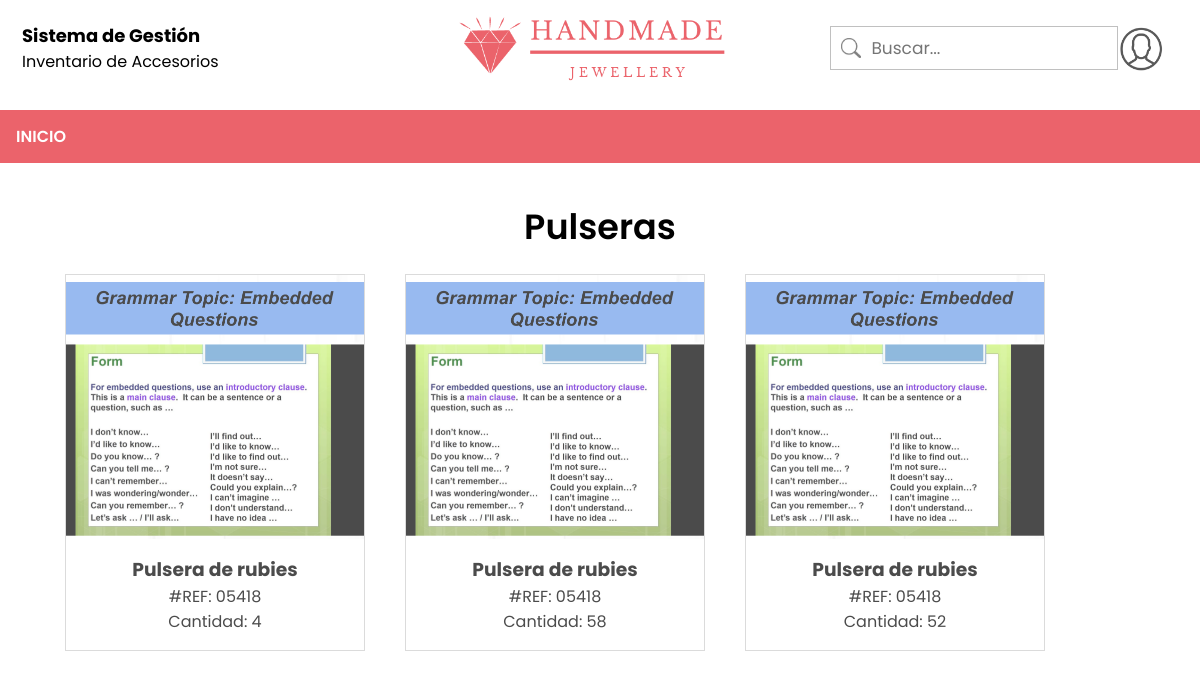
Page /usuario/ver_pulseras (signed in) on the committed database.
### tables this page shows
CREATE TABLE accesorio (id INTEGER PRIMARY KEY AUTOINCREMENT, referencia VARCHAR NOT NULL, nombre VARCHAR NOT NULL, cantidad INTEGER NOT NULL, imagen VARCHAR NOT NULL, estado VARCHAR, tipo_accesorio VARCHAR NOT NULL);

### app.py (the view)
@app.route('/usuario/ver_pulseras')
def ver_pulseras():
    try:
        if session['rol'] == 0:
            db = get_db()
            tipo = 'Pulseras'
            accesorioto = db.execute('SELECT * FROM accesorio WHERE tipo_accesorio = ? AND estado = ?', (tipo, "Activo")).fetchall()
            return render_template("ver_pulseras.html", accesorioto=accesorioto)
        elif session['rol'] == 1:
            return redirect(url_for("inicio_administrador"))
    except:
        return redirect(url_for("logout"))

### db.py (called while the page is built)
def get_db():
    try:
        if 'db' not in g:
            g.db = sqlite3.connect('Handmade.db')
        return g.db
    except Error:
        print(Error)

### templates/ver_pulseras.html (shortened to what this page needs)
<html>
    <link rel="stylesheet" href={{ url_for('static', filename='css/style2.css') }}>
    <body>
        <div class="top-container">
            <table style="width: 100%;">
                <tr>
                    <td style="width: 70%;">
                        <h1 style="font-size: 18;">Sistema de Gestión</h1>
                        <p>Inventario de Accesorios</p>
                    </td>
                    <td>
                        <input type="text" name="search" placeholder="Buscar..." class="search">
                    </td>
                    <td style="width: 5%;">
                        <div>
                            <label for="show" class="show-btn"><img src={{ url_for('static', filename='img/profile.png') }} alt="profile" width="43"></label>
                        </div>
                    </td>
                </tr>
            </table>
        </div>
        <br><br><br><br><br><br><br><br>
        <div style="font-size: 35px; font-weight: 600; text-align: center;">Pulseras</div>
                <div class="container2">
            {% for a in accesorioto %}
                <div class="gallery">
                    <a target="_blank" href="{{ url_for('ver_producto', id=a[0]) }}">
                        <img src={{ url_for('static', filename='img/imgProductos/'+a[4]+'') }} width="300" height="200" alt="" class="item2-img">
                    </a>
                    <div class="item2-text">
                        <h3>{{ a[2] }}</h3>
                        <p>#REF: {{ a[1] }}</p>
                        <p>Cantidad: {{ a[3] }}</p>
                    </div>
                </div>
            {% endfor %}
        </div>
               <ul>
           <li><a href="{{ url_for('inicio_usuario') }}">INICIO</a></li>
       </ul>
    </body>
</html>

### static/css/style2.css (style rules this page uses)
* { margin: 0; padding: 0; outline: none; box-sizing: border-box; font-family: Poppins; }
body { height: 100vh; width: 100%; }
div.top-container { width: 100%; padding: 20px; background-image: url("../img/HANDMADE.png"); background-repeat: no-repeat; background-size: 300px; background-position: center; position: fixed; z-index: 100; background-color: white; }
ul { list-style-type: none; margin: 0; padding: 0; position: fixed; top: 110; width: 100%; background-color: #eb636b; }
li { float: left; }
li a, .dropbtn { display: block; color: white; text-align: center; padding: 14px 16px; text-decoration: none; font-weight: 600; }
div.gallery { margin: 5px; border: 1px solid #ccc; width: 300px; opacity: 0.7; float: left; }
div.gallery img { width: 100%; height: auto; }
.search { width: 100%; height: 7%; border: 1px solid silver; border-radius: 0px; font-size: 17px; background-color: white; background-image: url('../img/searchicon.png'); background-position: 10px 11px; background-repeat: no-repeat; background-size: 20px; padding: 8px 20px 8px 40px; }
.container2 { width: 90%; margin-left: auto; margin-right: auto; margin-top: 1em; margin-bottom: 3em; display: grid; grid-template-columns: repeat(4, 1fr); grid-gap: 30px; }
.item2-text { padding: 1em; text-align: center; }
.item2-img { max-width: 100%; display: block; }

### rows in the picture
accesorio: imagen (picture), nombre "Pulsera de rubies", referencia "05418", cantidad "4"
accesorio: imagen (picture), nombre "Pulsera de rubies", referencia "05418", cantidad "58"
accesorio: imagen (picture), nombre "Pulsera de rubies", referencia "05418", cantidad "52"
